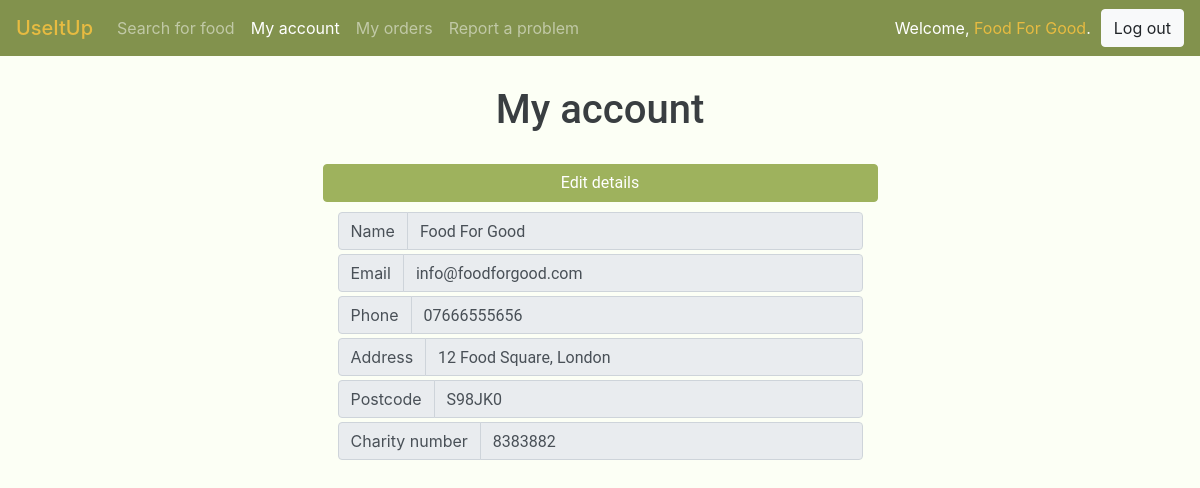
The app's page /my-account-charity.php (signed in) with its own data.
### tables this page shows
CREATE TABLE `charities` (
  `id` int(11) NOT NULL,
  `name` varchar(30) NOT NULL,
  `email` varchar(50) NOT NULL,
  `phone` varchar(11) NOT NULL,
  `address` varchar(100) NOT NULL,
  `postcode` varchar(10) NOT NULL,
  `charity_number` int(11) NOT NULL,
  `password` varchar(100) NOT NULL
);

### Charities.php (called while the page is built, shortened)
<?php
class Charity
{
    function setCharityFromId($id) {
        include 'connection.php';
        $query = "SELECT name, email, phone, address, postcode, charity_number FROM charities WHERE id = " . $id;
        $result = mysqli_query($conn, $query);
        $result = $result->fetch_assoc();
        $this->name = $result['name'];
        $this->email = $result['email'];
        $this->phone = $result['phone'];
        $this->address = $result['address'];
        $this->postcode = $result['postcode'];
        $this->charity_number = $result['charity_number'];
    }
}

### my-account-charity.php (the view, shortened to what this page needs)
<!DOCTYPE html>
<html lang="en">
<head>
    <link rel="stylesheet" href="https://cdnjs.cloudflare.com/ajax/libs/bootstrap-select/1.13.1/css/bootstrap-select.css" />
    <link href="https://stackpath.bootstrapcdn.com/bootstrap/4.2.1/css/bootstrap.min.css" rel="stylesheet">
    <link rel="stylesheet" href="https://cdnjs.cloudflare.com/ajax/libs/font-awesome/4.7.0/css/font-awesome.min.css">
    <link rel="stylesheet" href="styles.css">
</head>
<body>
<?php
include 'Restaurants.php';
include 'Charities.php';
if (empty($_SESSION)) {
    header( "location: index.php" );
} elseif ($_SESSION['user_type'] == 'charity') {
    include 'navbar-charity.php';
} elseif ($_SESSION['user_type'] == 'restaurant') {
    header( "location: my-account-restaurant.php" );
} else {
    header( "location: logout.php" );
}
$id = $_SESSION['id'];
    $user = new Charity();
    $user->setCharityFromId($id);
?>
<div class="container">
    <h1>My account</h1>
    <button type='button' class='btn-edit btn btn-primary btn-block col-sm-10 col-md-6 mx-auto' onclick='edit();' id='edit'>Edit details</button>
    <form method="post" action="edit-account.php">
        <div class="col-sm-10 col-md-6 my-1 mx-auto">
            <div class="input-group">
                <div class="input-group-prepend">
                    <div class="input-group-text">Name</div>
                </div>
                <input type="text" class="form-control" placeholder="Name" name="name" id="name" value="<?php echo $user->name ?>" readonly>
            </div>
        </div>
        <div class="col-sm-10 col-md-6 my-1 mx-auto">
            <div class="input-group">
                <div class="input-group-prepend">
                    <div class="input-group-text">Email</div>
                </div>
                <input type="email" class="form-control" placeholder="Email" name="email" id="email" value="<?php echo $user->email ?>" readonly>
            </div>
        </div>
        <div class="col-sm-10 col-md-6 my-1 mx-auto">
            <div class="input-group">
                <div class="input-group-prepend">
                    <div class="input-group-text">Phone</div>
                </div>
                <input type="text" class="form-control" placeholder="Phone Number" name="phone" id="phone" value="<?php echo $user->phone ?>" readonly>
            </div>
        </div>
        <div class="col-sm-10 col-md-6 my-1 mx-auto">
            <div class="input-group">
                <div class="input-group-prepend">
                    <div class="input-group-text">Address</div>
                </div>
                <input type="text" class="form-control" placeholder="Address" name="address" id="address" value="<?php echo $user->address ?>" readonly>
            </div>
        </div>
        <div class="col-sm-10 col-md-6 my-1 mx-auto">
            <div class="input-group">
                <div class="input-group-prepend">
                    <div class="input-group-text">Postcode</div>
                </div>
                <input type="text" class="form-control" placeholder="Postcode" name="postcode" id="postcode" value="<?php echo $user->postcode ?>" readonly>
            </div>
        </div>
        <div class="col-sm-10 col-md-6 my-1 mx-auto">
            <div class="input-group">
                <div class="input-group-prepend">
                    <div class="input-group-text">Charity number</div>
                </div>
                <input type="text" class="form-control" placeholder="Charity number" name="charityid" id="charityid" value="<?php echo $user->charity_number ?>" readonly>
            </div>
        </div>
    </form>
</body>
</html>

### navbar-charity.php (shortened to what this page needs)
<nav class="navbar navbar-expand-lg navbar-dark navigation-bar">
    <span class="navbar-brand mb-0 h1">UseItUp</span>
    <?php
    $name = $_SESSION['name'];
    ?>
    <div class="collapse navbar-collapse" id="navbarSupportedContent">
        <ul class="navbar-nav mr-auto">
            <li class="nav-item <?php if (basename($_SERVER['PHP_SELF']) == "main-listing.php") {print("active");} ?>">
                <a class="nav-link" href="main-listing.php">Search for food <span class="sr-only">(current)</span></a>
            </li>
            <li class="nav-item <?php if (basename($_SERVER['PHP_SELF']) == "my-account-charity.php") {print("active");} ?>">
                <a class="nav-link" href="my-account-charity.php">My account <span class="sr-only">(current)</span></a>
            </li>
            <li class="nav-item <?php if (basename($_SERVER['PHP_SELF']) == "charity-orders.php") {print("active");} ?>">
                <a class="nav-link" href="charity-orders.php">My orders <span class="sr-only">(current)</span></a>
            </li>
            <li class="nav-item <?php if (basename($_SERVER['PHP_SELF']) == "complaint-form.php") {print("active");} ?>">
                <a class="nav-link" href="complaint-form.php">Report a problem <span class="sr-only">(current)</span></a>
            </li>
        </ul>
        <span class="white">Welcome, <span class="accent"><?php echo $name ?></span>.</span>
        <a class="btn btn-light displ-i" href="logout.php">Log out</a>
    </div>
</nav>

### styles.css (style rules this page uses)
h1, h2, h3, h4, h5, h6, p, .card-header, .card-body, label, input, button { font-family: Roboto, sans-serif; color: #393e41; }
h1 { text-align: center; margin: 30px; }
.white { color: white; }
.displ-i { margin-left: 10px; }
.btn-primary { background-color: #9eb25d; border-color: #9eb25d; }
body { background-color: #fcfff5; }
.active { color: #fcfff5; }
a { color: #e7bb41; }
.btn-edit { margin-bottom: 10px; }
.navigation-bar { background-color: #82924d; }
.accent { color: #e7bb41; }
.navbar-brand { color: #e7bb41 !important; }

### records on screen
charities: name "Food For Good", email "info@foodforgood.com", phone "07666555656", address "12 Food Square, London", postcode "S98JK0", charityid "8383882"

### other values on screen
$name "Food For Good"
